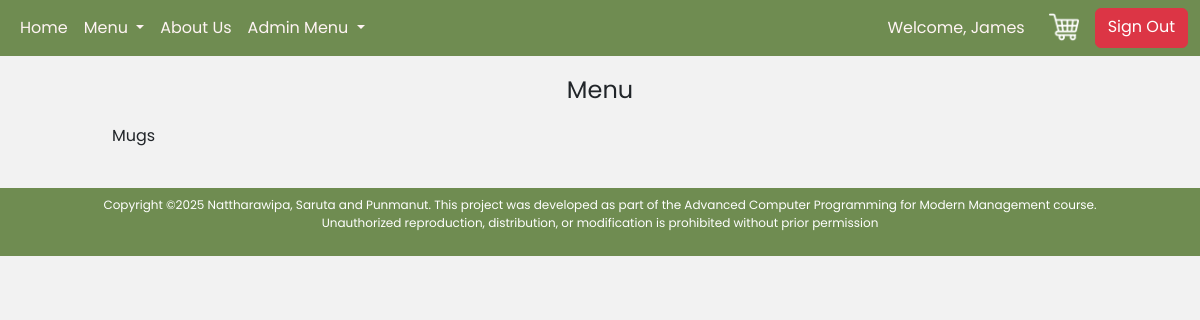
Page /mugs.php (signed in) on the earlier database version.
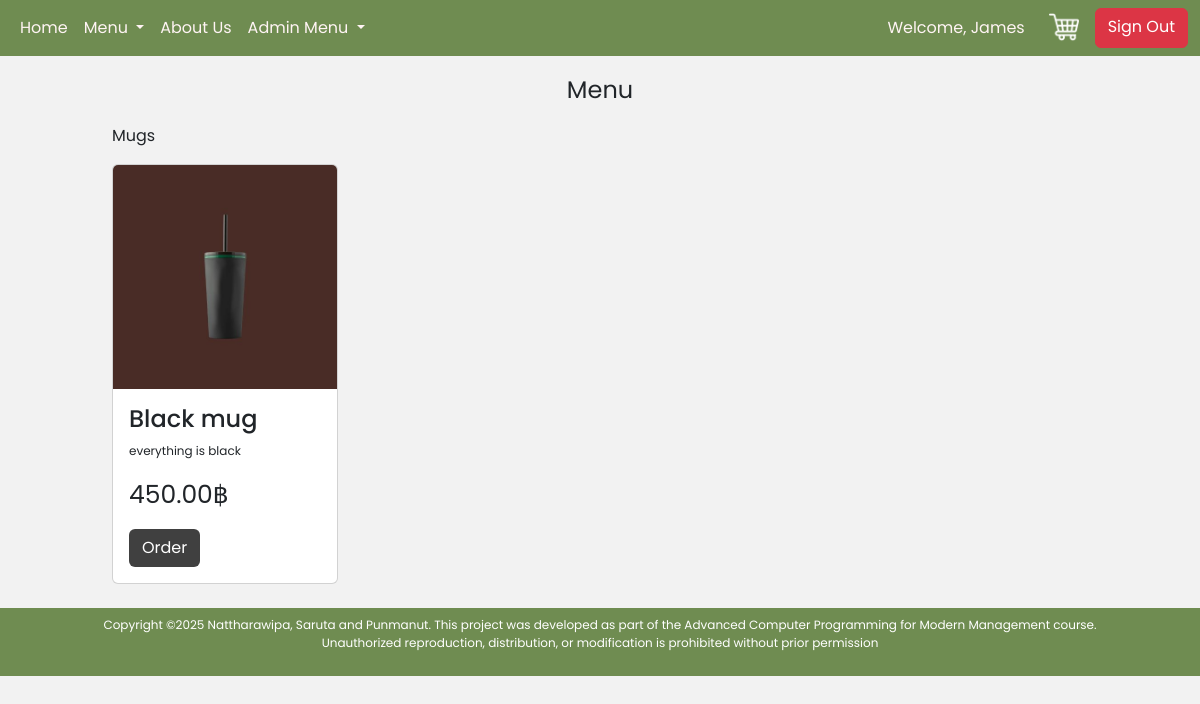
Same page on the later database version.
### tables this page shows
CREATE TABLE `goods` (
  `goods_id` int(11) NOT NULL,
  `name` varchar(50) NOT NULL,
  `description` varchar(250) NOT NULL,
  `price` decimal(10,2) NOT NULL,
  `quantity` int(11) NOT NULL,
  `Coffee` varchar(50) NOT NULL,
  `img` varchar(255) NOT NULL
);

### mugs.php (the view, shortened to what this page needs)
<?php
    include_once "php/config.php";
?>
<!DOCTYPE html>
<html lang="en">
<head>
    <link rel="stylesheet" href="css/bootstrap.min.css">
    <link rel="stylesheet" href="style.css">
</head>
<body>
    <?php include_once "navbar.php"; ?>
    <div class="container-fluid">
        <div class="row my-3">
            <div class="col col-md-1 col-lg-1">
            </div>
            <div class="col-12 col-md-10 col-lg-10">
                <div class="row">
                    <p class="text-center fs-4">Menu</p>
                </div>
                <div>
                    <p class="text-start fs-6">Mugs</p>
                </div>
                <div class="row my-2">
                <?php $queryMenuCoffee = "SELECT * FROM goods WHERE Coffee= 'mug'";
                    $result = mysqli_query($connect, $queryMenuCoffee);
                    while ($menu = mysqli_fetch_assoc($result)) {
                ?>
                    <div class="col-12 col-md-3 ol-lg-3">
                        <div class="card">
                            <img src="img-upload/<?= $menu['img']; ?>" class="card-img-top">
                            <div class="card-body">
                                <h4 class="card-title"><?= $menu['name']; ?></h4>
                                <p style="font-size: 12px;"><?= $menu['description']; ?></p>
                                <p style="font-size: 25px;"><?= $menu['price']; ?>฿</p>
                                <a href="orderMenuCoffee.php?id=<?= $menu['goods_id']; ?>" class="btn btn" style="background-color: #404040; color: #fff;">Order</a>
                            </div>
                        </div>
                    </div>
                <?php } ?>
                </div>
            </div>
            </div>
        </div>
    <?php include_once "footer.php"; ?>
</body>
</html>

Differences in the rows shown:
added goods: img (picture), name "Black mug", description "everything is black", price "450.00"
